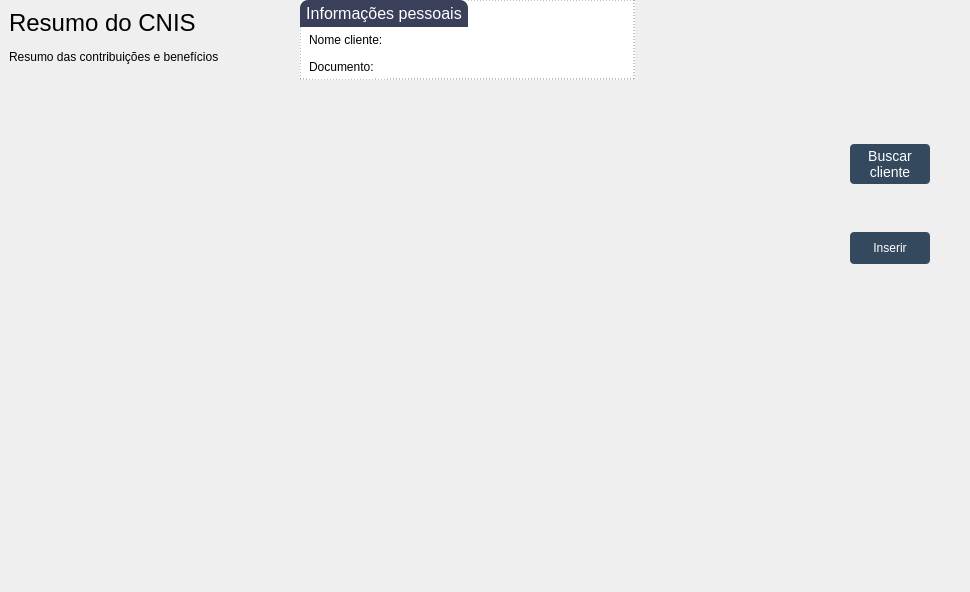
     <widget class="QWidget" name="tabResumo">
      <property name="styleSheet">
       <string notr="true">/*-------------------------------- Labels -----------------------------------------*/
#lbTituloClientesResumo {
	font-family: &quot;TeX Gyre Adventor&quot;;
	font-size: 24px;
}

#lbInfoClientesResumo {
	font-family: &quot;TeX Gyre Adventor&quot;;
	font-size: 12px;	
}

#lbTituloFiltroResumo {
	font-family: &quot;TeX Gyre Adventor&quot;;
	font-size: 16px;
}

#lbBuscaNomeResumo, #lbBuscaEmailResumo, 
#lbBuscaTelefoneResumo, #lbBuscaTpProcessoResumo,
#lbBuscaRgcpfResumo {
	font-family: &quot;TeX Gyre Adventor&quot;;
	font-size: 12px;
}

#lbInfoCabecalhoResumo, #lbInfoDibDerResumo, 
#lbInfoNomeResumo, #lbInfoDocumentoResumo {
	font-family: &quot;TeX Gyre Adventor&quot;;
	font-size: 12px;
	background-color: white;
}

#lbDibDerResumo, 
#lbNomeResumo, #lbDocumentoResumo {
	font-family: &quot;TeX Gyre Adventor&quot;;
	font-size: 14px;
	background-color: white;
	font-weight: bold;
}

/*-------------------------------- Frames -----------------------------------------*/
#frInfoCabecalhoResumo {
	border-radius: 4px;
	border: 1px solid rgb(85, 87, 83);

	background-color: white;
}

/*-------------------------------- Push Buttons --------------------------------*/

#pbBuscarClienteResumo {
	font-family: &quot;TeX Gyre Adventor&quot;;
	font-size: 14px;
	color: white;

	border-radius: 4px;
	background-color: rgb(52, 73, 94);
}

#pbBuscarClienteResumo:hover {
	font-family: &quot;TeX Gyre Adventor&quot;;
	font-size: 14px;
	color: white;

	border-radius: 4px;
	border: 1px solid;
	background-color: rgb(72, 93, 114);
}

#pbInserirResumo, #pbEditarResumo, #pbExcluirResumo {
	font-family: &quot;TeX Gyre Adventor&quot;;
	font-size: 12px;
	color: white;

	border-radius: 4px;
	background-color: rgb(52, 73, 94);
}

#pbInserirResumo:hover, #pbEditarResumo:hover, 
#pbExcluirResumo:hover {
	font-family: &quot;TeX Gyre Adventor&quot;;
	font-size: 12px;
	color: white;

	border-radius: 4px;
	border: 1px solid;
	background-color: rgb(72, 93, 114);
}

/*-------------------------------- Scroll Area --------------------------------*/
#scaResumos {
	background-color: transparent;
	
}

/*-------------------------------- Group Box -----------------------------------------*/
QGroupBox {
	font-family: &quot;TeX Gyre Adventor&quot;;
	font-size: 16px;
	border: 1px solid transparent;

	background-color: white;
}

#bpInfoPessoaisResumo::title {
	subcontrol-position: top left;
	background-color: #3A405A;
	border-top-left-radius: 8px;
	border-top-right-radius: 8px;
	color: white;
	padding: 4px;
}

#bpInfoPessoaisResumo {
	border: 1px dashed grey;
}
</string>
      </property>
      <attribute name="title">
       <string>Resumo</string>
      </attribute>
      <layout class="QGridLayout" name="gridLayout">
       <property name="leftMargin">
        <number>0</number>
       </property>
       <property name="topMargin">
        <number>0</number>
       </property>
       <property name="rightMargin">
        <number>0</number>
       </property>
       <property name="bottomMargin">
        <number>4</number>
       </property>
       <property name="horizontalSpacing">
        <number>28</number>
       </property>
       <property name="verticalSpacing">
        <number>8</number>
       </property>
       <item row="1" column="0">
        <widget class="QFrame" name="frame_3">
         <property name="sizePolicy">
          <sizepolicy hsizetype="Expanding" vsizetype="Expanding">
           <horstretch>0</horstretch>
           <verstretch>0</verstretch>
          </sizepolicy>
         </property>
         <property name="minimumSize">
          <size>
           <width>0</width>
           <height>500</height>
          </size>
         </property>
         <property name="frameShape">
          <enum>QFrame::NoFrame</enum>
         </property>
         <property name="frameShadow">
          <enum>QFrame::Raised</enum>
         </property>
         <layout class="QGridLayout" name="gridLayout_4">
          <property name="leftMargin">
           <number>0</number>
          </property>
          <property name="topMargin">
           <number>0</number>
          </property>
          <property name="rightMargin">
           <number>0</number>
          </property>
          <property name="bottomMargin">
           <number>0</number>
          </property>
          <item row="0" column="4">
           <spacer name="horizontalSpacer_11">
            <property name="orientation">
             <enum>Qt::Horizontal</enum>
            </property>
            <property name="sizeHint" stdset="0">
             <size>
              <width>40</width>
              <height>20</height>
             </size>
            </property>
           </spacer>
          </item>
          <item row="0" column="1">
           <spacer name="horizontalSpacer_10">
            <property name="orientation">
             <enum>Qt::Horizontal</enum>
            </property>
            <property name="sizeHint" stdset="0">
             <size>
              <width>40</width>
              <height>20</height>
             </size>
            </property>
           </spacer>
          </item>
          <item row="0" column="2">
           <widget class="QFrame" name="frame_2">
            <property name="frameShape">
             <enum>QFrame::NoFrame</enum>
            </property>
            <property name="frameShadow">
             <enum>QFrame::Raised</enum>
            </property>
            <layout class="QVBoxLayout" name="verticalLayout_2">
             <property name="spacing">
              <number>0</number>
             </property>
             <property name="leftMargin">
              <number>0</number>
             </property>
             <property name="topMargin">
              <number>0</number>
             </property>
             <property name="rightMargin">
              <number>4</number>
             </property>
             <property name="bottomMargin">
              <number>0</number>
             </property>
             <item>
              <widget class="QScrollArea" name="scrollArea">
               <property name="sizePolicy">
                <sizepolicy hsizetype="Preferred" vsizetype="Preferred">
                 <horstretch>0</horstretch>
                 <verstretch>0</verstretch>
                </sizepolicy>
               </property>
               <property name="minimumSize">
                <size>
                 <width>800</width>
                 <height>320</height>
                </size>
               </property>
               <property name="styleSheet">
                <string notr="true">/*#scrollArea, #scaResumos{
	background-color: grey;
}*/</string>
               </property>
               <property name="frameShape">
                <enum>QFrame::NoFrame</enum>
               </property>
               <property name="widgetResizable">
                <bool>true</bool>
               </property>
               <property name="alignment">
                <set>Qt::AlignLeading|Qt::AlignLeft|Qt::AlignTop</set>
               </property>
               <widget class="QWidget" name="scaResumos">
                <property name="geometry">
                 <rect>
                  <x>0</x>
                  <y>0</y>
                  <width>800</width>
                  <height>625</height>
                 </rect>
                </property>
               </widget>
              </widget>
             </item>
            </layout>
           </widget>
          </item>
          <item row="0" column="3">
           <widget class="QFrame" name="frame">
            <property name="minimumSize">
             <size>
              <width>80</width>
              <height>0</height>
             </size>
            </property>
            <property name="maximumSize">
             <size>
              <width>90</width>
              <height>16777215</height>
             </size>
            </property>
            <property name="frameShape">
             <enum>QFrame::NoFrame</enum>
            </property>
            <property name="frameShadow">
             <enum>QFrame::Raised</enum>
            </property>
            <layout class="QVBoxLayout" name="verticalLayout">
             <property name="spacing">
              <number>8</number>
             </property>
             <property name="leftMargin">
              <number>0</number>
             </property>
             <property name="topMargin">
              <number>56</number>
             </property>
             <property name="rightMargin">
              <number>0</number>
             </property>
             <property name="bottomMargin">
              <number>0</number>
             </property>
             <item alignment="Qt::AlignTop">
              <widget class="QPushButton" name="pbBuscarClienteResumo">
               <property name="minimumSize">
                <size>
                 <width>80</width>
                 <height>40</height>
                </size>
               </property>
               <property name="maximumSize">
                <size>
                 <width>90</width>
                 <height>40</height>
                </size>
               </property>
               <property name="text">
                <string>Buscar 
cliente</string>
               </property>
              </widget>
             </item>
             <item>
              <spacer name="verticalSpacer_4">
               <property name="orientation">
                <enum>Qt::Vertical</enum>
               </property>
               <property name="sizeType">
                <enum>QSizePolicy::Fixed</enum>
               </property>
               <property name="sizeHint" stdset="0">
                <size>
                 <width>20</width>
                 <height>40</height>
                </size>
               </property>
              </spacer>
             </item>
             <item alignment="Qt::AlignTop">
              <widget class="QPushButton" name="pbInserirResumo">
               <property name="minimumSize">
                <size>
                 <width>80</width>
                 <height>32</height>
                </size>
               </property>
               <property name="maximumSize">
                <size>
                 <width>90</width>
                 <height>32</height>
                </size>
               </property>
               <property name="text">
                <string>Inserir</string>
               </property>
              </widget>
             </item>
             <item>
              <spacer name="verticalSpacer">
               <property name="orientation">
                <enum>Qt::Vertical</enum>
               </property>
               <property name="sizeHint" stdset="0">
                <size>
                 <width>20</width>
                 <height>40</height>
                </size>
               </property>
              </spacer>
             </item>
            </layout>
           </widget>
          </item>
         </layout>
        </widget>
       </item>
       <item row="0" column="0">
        <widget class="QFrame" name="frame_5">
         <property name="minimumSize">
          <size>
           <width>0</width>
           <height>80</height>
          </size>
         </property>
         <property name="frameShape">
          <enum>QFrame::NoFrame</enum>
         </property>
         <property name="frameShadow">
          <enum>QFrame::Raised</enum>
         </property>
         <layout class="QHBoxLayout" name="horizontalLayout_3">
          <property name="spacing">
           <number>32</number>
          </property>
          <property name="leftMargin">
           <number>0</number>
          </property>
          <property name="topMargin">
           <number>0</number>
          </property>
          <property name="rightMargin">
           <number>0</number>
          </property>
          <property name="bottomMargin">
           <number>0</number>
          </property>
          <item>
           <widget class="QFrame" name="frame_4">
            <property name="frameShape">
             <enum>QFrame::NoFrame</enum>
            </property>
            <property name="frameShadow">
             <enum>QFrame::Raised</enum>
            </property>
            <layout class="QVBoxLayout" name="verticalLayout_3">
             <item>
              <widget class="QLabel" name="lbTituloClientesResumo">
               <property name="text">
                <string>Resumo do CNIS</string>
               </property>
              </widget>
             </item>
             <item>
              <widget class="QLabel" name="lbInfoClientesResumo">
               <property name="text">
                <string>Resumo das contribuições e benefícios</string>
               </property>
              </widget>
             </item>
            </layout>
           </widget>
          </item>
          <item>
           <spacer name="horizontalSpacer_6">
            <property name="orientation">
             <enum>Qt::Horizontal</enum>
            </property>
            <property name="sizeType">
             <enum>QSizePolicy::Fixed</enum>
            </property>
            <property name="sizeHint" stdset="0">
             <size>
              <width>40</width>
              <height>20</height>
             </size>
            </property>
           </spacer>
          </item>
          <item>
           <widget class="QGroupBox" name="bpInfoPessoaisResumo">
            <property name="title">
             <string>Informações pessoais</string>
            </property>
            <layout class="QVBoxLayout" name="verticalLayout_4">
             <property name="spacing">
              <number>2</number>
             </property>
             <property name="leftMargin">
              <number>8</number>
             </property>
             <property name="topMargin">
              <number>26</number>
             </property>
             <property name="rightMargin">
              <number>34</number>
             </property>
             <property name="bottomMargin">
              <number>0</number>
             </property>
             <item>
              <widget class="QFrame" name="frame_6">
               <property name="frameShape">
                <enum>QFrame::NoFrame</enum>
               </property>
               <property name="frameShadow">
                <enum>QFrame::Raised</enum>
               </property>
               <layout class="QHBoxLayout" name="horizontalLayout_4">
                <property name="spacing">
                 <number>2</number>
                </property>
                <property name="leftMargin">
                 <number>0</number>
                </property>
                <property name="topMargin">
                 <number>0</number>
                </property>
                <property name="rightMargin">
                 <number>0</number>
                </property>
                <property name="bottomMargin">
                 <number>0</number>
                </property>
                <item alignment="Qt::AlignLeft">
                 <widget class="QLabel" name="lbInfoNomeResumo">
                  <property name="text">
                   <string>Nome cliente:</string>
                  </property>
                 </widget>
                </item>
                <item alignment="Qt::AlignLeft">
                 <widget class="QLabel" name="lbNomeResumo">
                  <property name="sizePolicy">
                   <sizepolicy hsizetype="Expanding" vsizetype="Preferred">
                    <horstretch>0</horstretch>
                    <verstretch>0</verstretch>
                   </sizepolicy>
                  </property>
                  <property name="text">
                   <string/>
                  </property>
                 </widget>
                </item>
                <item>
                 <spacer name="horizontalSpacer">
                  <property name="orientation">
                   <enum>Qt::Horizontal</enum>
                  </property>
                  <property name="sizeHint" stdset="0">
                   <size>
                    <width>40</width>
                    <height>20</height>
                   </size>
                  </property>
                 </spacer>
                </item>
               </layout>
              </widget>
             </item>
             <item>
              <widget class="QFrame" name="frame_7">
               <property name="frameShape">
                <enum>QFrame::NoFrame</enum>
               </property>
               <property name="frameShadow">
                <enum>QFrame::Raised</enum>
               </property>
               <layout class="QHBoxLayout" name="horizontalLayout_5">
                <property name="spacing">
                 <number>2</number>
                </property>
                <property name="leftMargin">
                 <number>0</number>
                </property>
                <property name="topMargin">
                 <number>0</number>
                </property>
                <property name="rightMargin">
                 <number>0</number>
                </property>
                <property name="bottomMargin">
                 <number>0</number>
                </property>
                <item alignment="Qt::AlignLeft">
                 <widget class="QLabel" name="lbInfoDocumentoResumo">
                  <property name="text">
                   <string>Documento:</string>
                  </property>
                 </widget>
                </item>
                <item alignment="Qt::AlignLeft">
                 <widget class="QLabel" name="lbDocumentoResumo">
                  <property name="text">
                   <string/>
                  </property>
                 </widget>
                </item>
                <item>
                 <spacer name="horizontalSpacer_2">
                  <property name="orientation">
                   <enum>Qt::Horizontal</enum>
                  </property>
                  <property name="sizeHint" stdset="0">
                   <size>
                    <width>40</width>
                    <height>20</height>
                   </size>
                  </property>
                 </spacer>
                </item>
               </layout>
              </widget>
             </item>
            </layout>
           </widget>
          </item>
          <item>
           <spacer name="horizontalSpacer_3">
            <property name="orientation">
             <enum>Qt::Horizontal</enum>
            </property>
            <property name="sizeHint" stdset="0">
             <size>
              <width>40</width>
              <height>20</height>
             </size>
            </property>
           </spacer>
          </item>
         </layout>
        </widget>
       </item>
      </layout>
     </widget>
